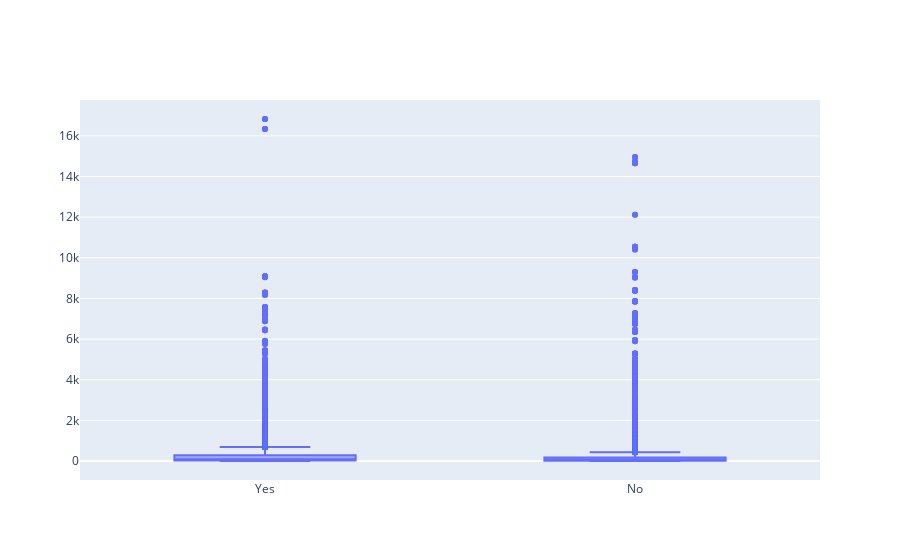

Here is the notebook cell this chart was saved with:
### Markdown cell above
It is hard to draw any conclusion from the above graph so we will build an interactive boxplot using plotly

### Code cell
trace=go.Box(x=df['online_order'],y=df['votes'])
iplot([trace])   ## plotly graphs are not visible on Github

### Figure 1 — Plotly figure (JSON) as saved in the notebook; plotly's stock layout.template omitted (floating-point values rounded to 4 significant figures; data arrays with more than 128 entries replaced by an {"elided": "..."} marker saying what was removed)
{"data": [{"type": "box", "x": {"elided": "43541 str values"}, "y": {"elided": "43541 int values"}}], "layout": {}}
